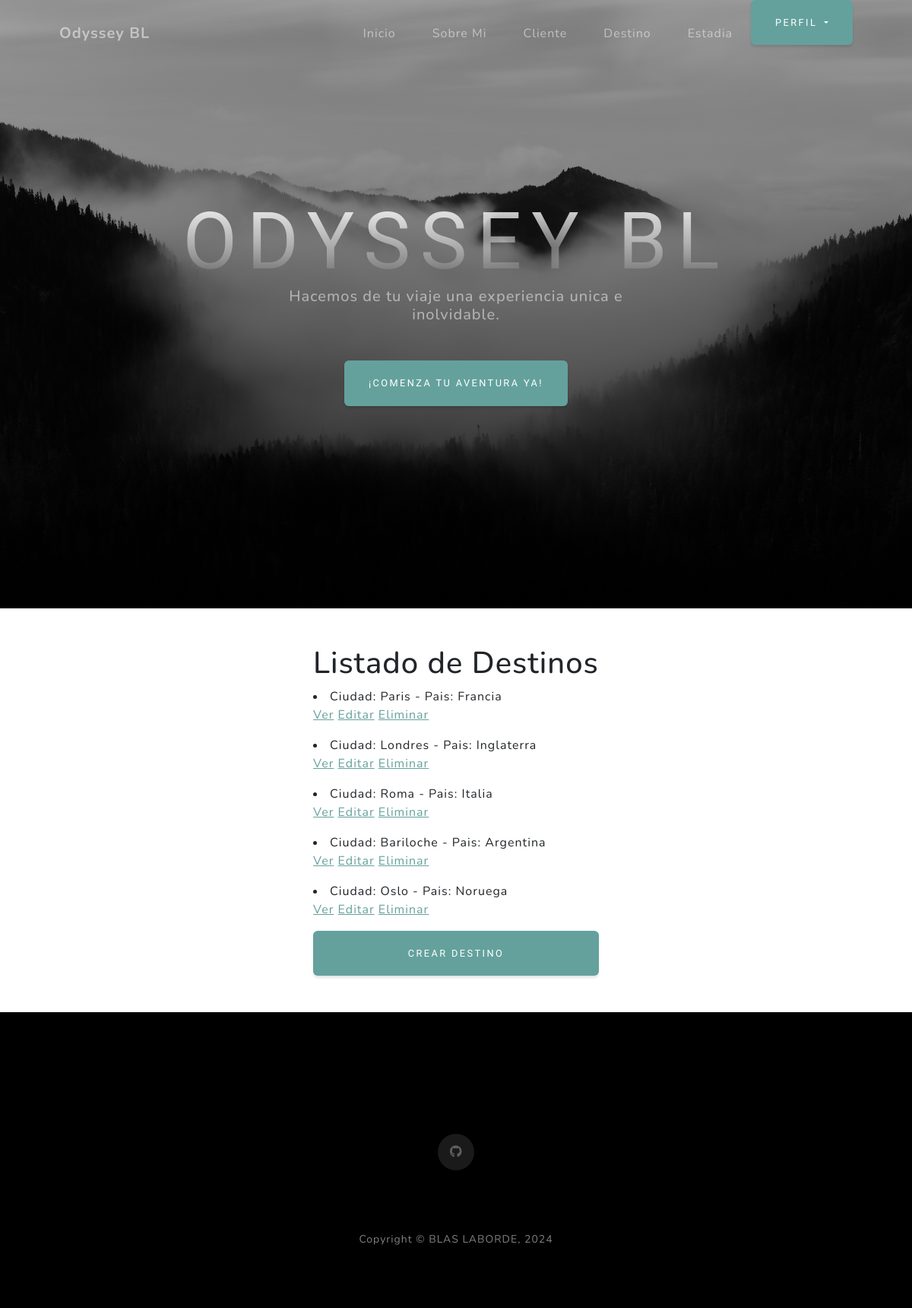
Page /destino/lista (signed in) on the committed database.
### Viajes/models.py (models this page shows, shortened)
class Destino(models.Model):
    ciudad = models.CharField(max_length=40)
    pais = models.CharField(max_length=40)
    aerolinea = models.CharField(max_length=40)

### Viajes/views.py (the view)
# urls.py: path('destino/lista', views.DestinoListView.as_view(), name="DestinoLista"),
class DestinoListView(LoginRequiredMixin, ListView):
    model = Destino
    context_object_name = "destinos"
    template_name = "Viajes/CBV/destino_lista.html"

### Viajes/templates/Viajes/CBV/destino_lista.html (shortened to what this page needs)
<!DOCTYPE html>
<html lang="en">
<head>
</head>
<body>
    {% extends "Viajes/padre.html" %}
    {% load static %}
    {% block contenidoQueCambia %}
    <div class="container custom-bg p-5">
        <div class="d-flex justify-content-center">
            <div class="d-flex flex-column">
                <h1> Listado de Destinos </h1>
                {% for destino in destinos %}
                    <li> Ciudad: {{destino.ciudad}} - Pais: {{destino.pais}}
                        <p>
                            <a href="{% url 'DestinoDetalle' destino.id %}"> Ver</a>
                            <a href="{% url 'DestinoEditar' destino.id %}"> Editar</a>
                            <a href="{% url 'DestinoEliminar' destino.id %}"> Eliminar</a>
                        </p>
                    </li>
                {% endfor %}
                <a href="{% url 'DestinoCrear' %}" class="btn btn-primary">Crear Destino</a>
            </div>
        </div>
    </div>
    {% endblock %}

### rows in the picture
Destino: ciudad "Paris", pais "Francia"
Destino: ciudad "Londres", pais "Inglaterra"
Destino: ciudad "Roma", pais "Italia"
Destino: ciudad "Bariloche", pais "Argentina"
Destino: ciudad "Oslo", pais "Noruega"
